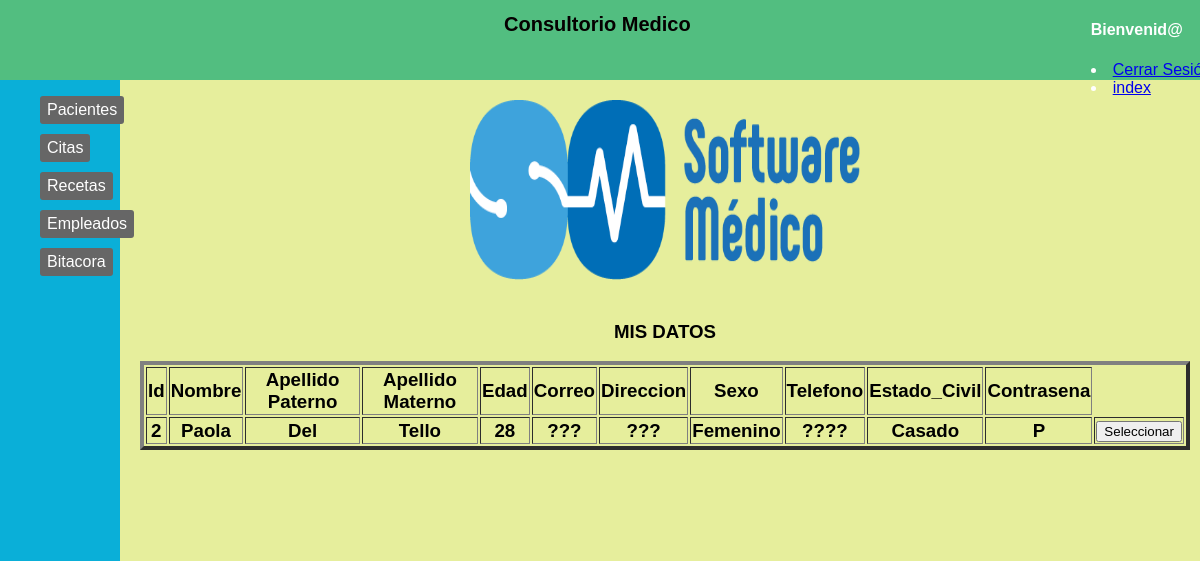
Screenshot of /Admin/index.php with the database file from the repository.
### tables this page shows
CREATE TABLE `empleados` (
  `idUsuarios` int(11) NOT NULL,
  `Nombre` varchar(45) DEFAULT NULL,
  `Ap_Pa` varchar(45) DEFAULT NULL,
  `Ap_Ma` varchar(45) DEFAULT NULL,
  `Edad` int(11) DEFAULT NULL,
  `Correo` varchar(45) DEFAULT 'Consul_Win@hotmail.com',
  `Direccion` varchar(45) DEFAULT NULL,
  `Sexo` varchar(45) DEFAULT NULL,
  `Telefono` varchar(45) DEFAULT NULL,
  `Estado_Civil` varchar(45) DEFAULT NULL,
  `Contrasena` varchar(45) DEFAULT NULL,
  `Tipo` varchar(45) DEFAULT NULL,
  `Session` varchar(45) DEFAULT NULL
);

### Admin/index.php (the view, shortened to what this page needs)
<!DOCTYPE html>
<html>
<head>
	<link rel="stylesheet" type="text/css" href="css/Consultorio.css">
</head>
<body>
	<div id="header">
		<h1> Consultorio Medico </H1>
							<div style="position:relative; top:0px; left:400px;">
<h4>Bienvenid@ <strong><?php echo $_SESSION['user'];?></strong> </h4>
  <li><a href="desconectar.php"> Cerrar Sesión </a></li>
    <li><a href="index.php"> index </a></li>
</div>
		</div>
		<div id="sidebar">
			<ul class="nav">
				<li><a href="Pacientes.php">Pacientes </a></li>
				<li><a href="Citas.php">Citas </a></li>
				 <li><a href="Recetas.php">Recetas </a></li>
				 <li><a href="Empleados.php">Empleados </a></li>
				 <li><a href="Bitacora.php">Bitacora </a></li>
			</ul>
		</div>
		<div id="content" align = "CENTER">
						<IMG SRC="image/logo.png"  WIDTH=390 HEIGHT=180 >
							<br></br>
<H3> MIS DATOS <H3>
<?php
	require("Config.php");
					if($enlace = mysqli_connect($serv,$usu,$pass,$bd))
					{
					}
					else{
						echo "No se pudo conectar".mysqli_connect_error();
					}
					$sql1 = ("SELECT * from empleados WHERE Session ='Online'");
					$Basesd = mysqli_query($enlace,$sql1)
					or die("Problem".mysqli_error($enlace));
					echo"<table align = center border = 4>";
					echo"<tr>";
					echo"<td align = center>Id</td>";
					echo"<td align = center>Nombre</td>";
					echo"<td align = center>Apellido Paterno</td>";
					echo"<td align = center>Apellido Materno</td>";
					echo"<td align = center>Edad </td>";
					echo"<td align = center>Correo </td>";
					echo"<td align = center>Direccion </td>";
					echo"<td align = center>Sexo </td>";
					echo"<td align = center>Telefono </td>";
					echo"<td align = center>Estado_Civil </td>";
					echo"<td align = center>Contrasena </td>";
					echo"</tr>";
					while($fila = mysqli_fetch_array($Basesd))
					{
						echo"<tr>";
						echo"<td align = center >".$fila['idUsuarios']."</td>";
						echo"<td align = center >".$fila['Nombre']."</td>";
						echo"<td align = center >".$fila['Ap_Pa']."</td>";
						echo"<td align = center >".$fila['Ap_Ma']."</td>";
						echo"<td align = center >".$fila['Edad']."</td>";
						echo"<td align = center >".$fila['Correo']."</td>";
						echo"<td align = center >".$fila['Direccion']."</td>";
						echo"<td align = center >".$fila['Sexo']."</td>";
						echo"<td align = center >".$fila['Telefono']."</td>";
						echo"<td align = center >".$fila['Estado_Civil']."</td>";
echo"<td align = center >".$fila['Contrasena']."</td>";
						echo"<td><form method='post' action=''> \n
						<input type='hidden' name='modificaar' value='".$fila["idUsuarios"]."'>
						<input type='submit' value='Seleccionar'>
						</form></td>";
						echo"</tr>";
					}
					echo"</table><br><br>";
					?>
		</div>
	</body>
	</html>

### Admin/css/Consultorio.css (style rules this page uses)
body { background-color: #E6EE9C; margin: 0; padding: 0; font-family: Helvetica; }
#header { display: flex; width: 100%; height: 80px; position: fixed; top: 0; z-index: 10001; background:#52BE80; color: white; height: 80px; width: 100%; left: 0; top: 0; position: fixed; }
#header > h1 { color: #050000; margin-left: 42%; font-size:20px; }
#sidebar > .nav { display: inline-block; list-style: none; }
#sidebar > .nav li { margin-bottom: 10px; border-radius: 3px; cursor: pointer; display: inline-block; padding: 5px; padding-left: 7px; padding-right: 7px; background-color: #666; transition: 1s; -webkit-transition: 1s; -moz-transition: 1s; -o-transition: 1s; }
#sidebar > .nav > li > a { color: #FFF; text-decoration: none; }
#sidebar { background-color:#0AAFD8; position: fixed; left: 0; width: 10%; height: 100%; margin-top: 0px; }
#content { display: block; background-color: #E6EE9C; min-height: 80%; margin-top: 80px; margin-left: 10%; width: 87.5%; padding: 20px; margin-bottom: 100px; }

### rows the page displays
empleados: idUsuarios "2", Nombre "Paola", Ap_Pa "Del", Ap_Ma "Tello", Edad "28", Correo "???", Direccion "???", Sexo "Femenino", Telefono "????", Estado_Civil "Casado", Contrasena "P"
